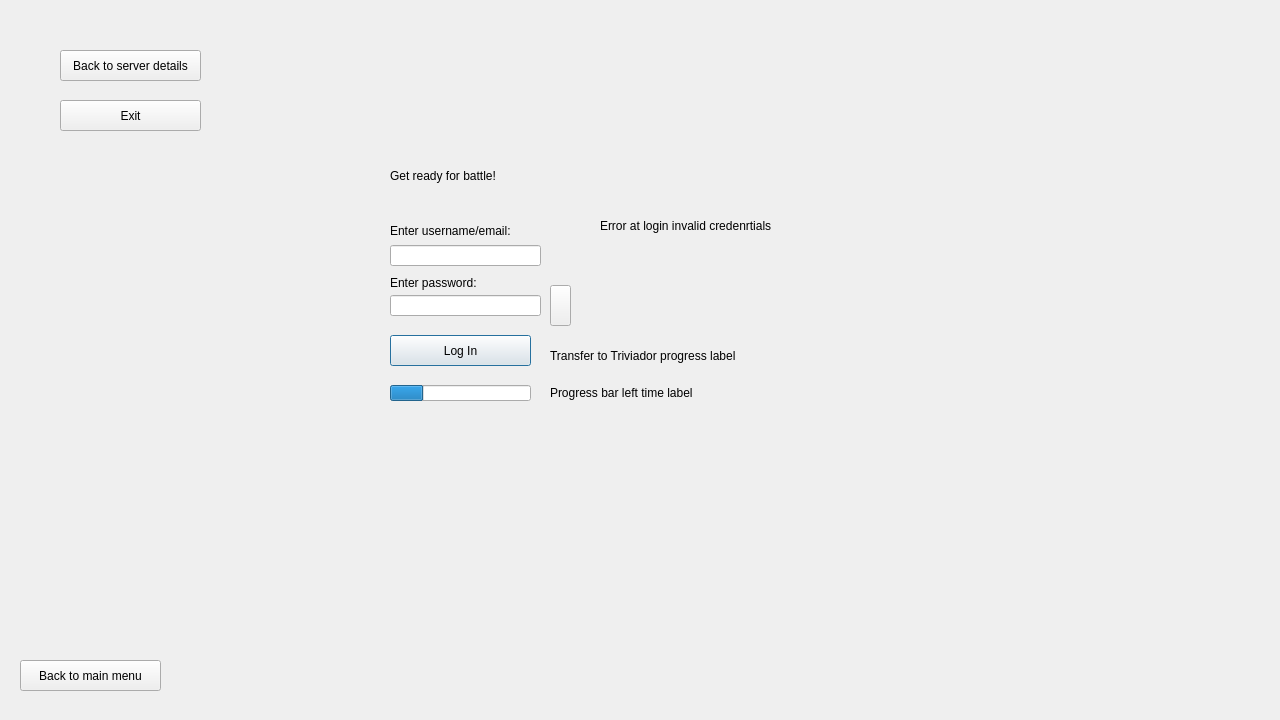
<?xml version="1.0" encoding="UTF-8"?>
<ui version="4.0">
 <class>Login</class>
 <widget class="QDialog" name="Login">
  <property name="geometry">
   <rect>
    <x>0</x>
    <y>0</y>
    <width>1280</width>
    <height>720</height>
   </rect>
  </property>
  <property name="windowTitle">
   <string>Dialog</string>
  </property>
  <widget class="QStackedWidget" name="stackedWidget">
   <property name="geometry">
    <rect>
     <x>0</x>
     <y>0</y>
     <width>1280</width>
     <height>720</height>
    </rect>
   </property>
   <property name="currentIndex">
    <number>0</number>
   </property>
   <widget class="QWidget" name="page">
    <widget class="QPushButton" name="loginPushButton">
     <property name="geometry">
      <rect>
       <x>390</x>
       <y>335</y>
       <width>141</width>
       <height>31</height>
      </rect>
     </property>
     <property name="text">
      <string>Log In</string>
     </property>
     <property name="autoDefault">
      <bool>true</bool>
     </property>
     <property name="default">
      <bool>false</bool>
     </property>
    </widget>
    <widget class="QLabel" name="transferToTriviadorProgressLabel">
     <property name="geometry">
      <rect>
       <x>550</x>
       <y>325</y>
       <width>251</width>
       <height>61</height>
      </rect>
     </property>
     <property name="text">
      <string>Transfer to Triviador progress label</string>
     </property>
     <property name="alignment">
      <set>Qt::AlignLeading|Qt::AlignLeft|Qt::AlignVCenter</set>
     </property>
     <property name="wordWrap">
      <bool>true</bool>
     </property>
    </widget>
    <widget class="QPushButton" name="serverDetailsPushButton">
     <property name="geometry">
      <rect>
       <x>60</x>
       <y>50</y>
       <width>141</width>
       <height>31</height>
      </rect>
     </property>
     <property name="text">
      <string>Back to server details</string>
     </property>
    </widget>
    <widget class="QPushButton" name="displayPasswordPushButton">
     <property name="geometry">
      <rect>
       <x>550</x>
       <y>285</y>
       <width>21</width>
       <height>41</height>
      </rect>
     </property>
     <property name="autoFillBackground">
      <bool>false</bool>
     </property>
     <property name="text">
      <string/>
     </property>
    </widget>
    <widget class="QLabel" name="singInLabel">
     <property name="geometry">
      <rect>
       <x>390</x>
       <y>165</y>
       <width>221</width>
       <height>21</height>
      </rect>
     </property>
     <property name="text">
      <string>Get ready for battle!</string>
     </property>
    </widget>
    <widget class="QLabel" name="loginErrorLabel">
     <property name="geometry">
      <rect>
       <x>600</x>
       <y>185</y>
       <width>211</width>
       <height>81</height>
      </rect>
     </property>
     <property name="text">
      <string>Error at login invalid credenrtials</string>
     </property>
     <property name="wordWrap">
      <bool>true</bool>
     </property>
    </widget>
    <widget class="QLabel" name="passwordLabel">
     <property name="geometry">
      <rect>
       <x>390</x>
       <y>275</y>
       <width>111</width>
       <height>16</height>
      </rect>
     </property>
     <property name="text">
      <string>Enter password:</string>
     </property>
    </widget>
    <widget class="QProgressBar" name="progressBar">
     <property name="geometry">
      <rect>
       <x>390</x>
       <y>385</y>
       <width>141</width>
       <height>16</height>
      </rect>
     </property>
     <property name="value">
      <number>24</number>
     </property>
     <property name="textVisible">
      <bool>false</bool>
     </property>
    </widget>
    <widget class="QLineEdit" name="usernameLineEdit">
     <property name="geometry">
      <rect>
       <x>390</x>
       <y>245</y>
       <width>151</width>
       <height>21</height>
      </rect>
     </property>
    </widget>
    <widget class="QLabel" name="progressBarLeftTimeLabel">
     <property name="geometry">
      <rect>
       <x>550</x>
       <y>385</y>
       <width>171</width>
       <height>16</height>
      </rect>
     </property>
     <property name="text">
      <string>Progress bar left time label</string>
     </property>
    </widget>
    <widget class="QLineEdit" name="passwordLineEdit">
     <property name="geometry">
      <rect>
       <x>390</x>
       <y>295</y>
       <width>151</width>
       <height>21</height>
      </rect>
     </property>
    </widget>
    <widget class="QLabel" name="usernameLabel">
     <property name="geometry">
      <rect>
       <x>390</x>
       <y>220</y>
       <width>151</width>
       <height>21</height>
      </rect>
     </property>
     <property name="text">
      <string>Enter username/email:</string>
     </property>
    </widget>
    <widget class="QPushButton" name="exitPushButton">
     <property name="geometry">
      <rect>
       <x>60</x>
       <y>100</y>
       <width>141</width>
       <height>31</height>
      </rect>
     </property>
     <property name="text">
      <string>Exit</string>
     </property>
    </widget>
    <widget class="QPushButton" name="mainMenuPushButton">
     <property name="geometry">
      <rect>
       <x>20</x>
       <y>660</y>
       <width>141</width>
       <height>31</height>
      </rect>
     </property>
     <property name="text">
      <string>Back to main menu</string>
     </property>
    </widget>
   </widget>
  </widget>
 </widget>
 <resources/>
 <connections/>
</ui>
